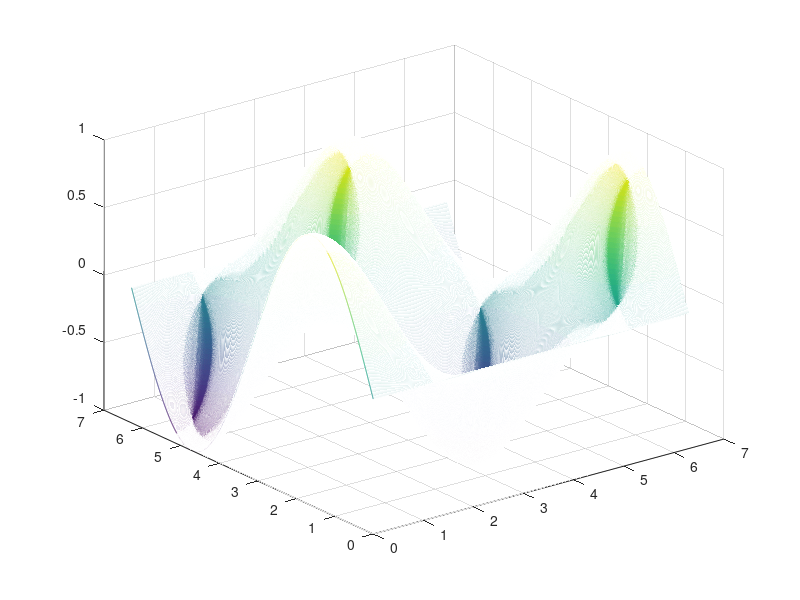

MATLAB code for this plot: (Note: this script raises an error after producing the figure.)
% unit test
% testing the simpsons function
grid  = 3001 

x = linspace(0, 2*pi, grid);
y = linspace (0, 2*pi,grid);

[X,Y] = meshgrid(x,y);

f = @(x,y) cos(x).*sin(y);

Z = f(X,Y);

mesh(X,Y,Z)

Int = simpson2d(Z,0,pi/2,0,2*pi)
